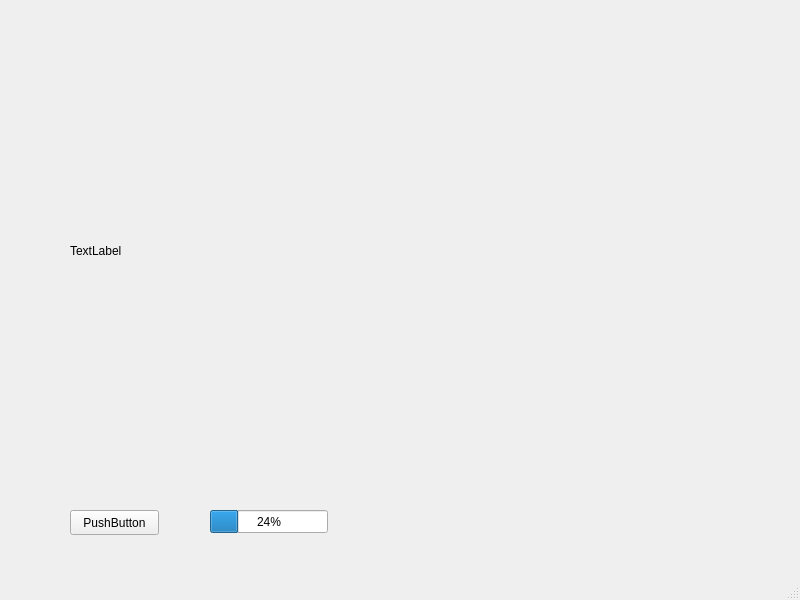
<?xml version="1.0" encoding="UTF-8"?>
<ui version="4.0">
 <class>MainWindow</class>
 <widget class="QMainWindow" name="MainWindow">
  <property name="geometry">
   <rect>
    <x>0</x>
    <y>0</y>
    <width>800</width>
    <height>600</height>
   </rect>
  </property>
  <property name="windowTitle">
   <string>MainWindow</string>
  </property>
  <widget class="QWidget" name="centralwidget">
   <widget class="QProgressBar" name="proB">
    <property name="geometry">
     <rect>
      <x>210</x>
      <y>510</y>
      <width>118</width>
      <height>23</height>
     </rect>
    </property>
    <property name="value">
     <number>24</number>
    </property>
   </widget>
   <widget class="QPushButton" name="pB">
    <property name="geometry">
     <rect>
      <x>70</x>
      <y>510</y>
      <width>89</width>
      <height>25</height>
     </rect>
    </property>
    <property name="text">
     <string>PushButton</string>
    </property>
   </widget>
   <widget class="QLabel" name="label">
    <property name="geometry">
     <rect>
      <x>70</x>
      <y>20</y>
      <width>441</width>
      <height>461</height>
     </rect>
    </property>
    <property name="text">
     <string>TextLabel</string>
    </property>
   </widget>
  </widget>
  <widget class="QMenuBar" name="menubar">
   <property name="geometry">
    <rect>
     <x>0</x>
     <y>0</y>
     <width>800</width>
     <height>22</height>
    </rect>
   </property>
  </widget>
  <widget class="QStatusBar" name="statusbar"/>
 </widget>
 <resources/>
 <connections/>
</ui>
